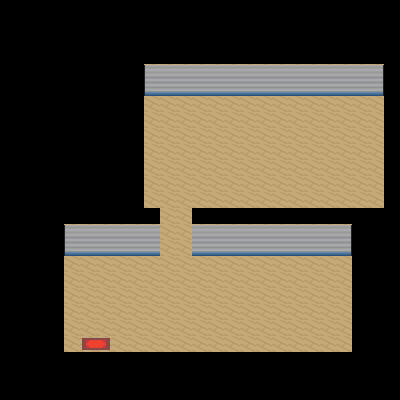

Below is a game level as drawn by its tile map, then a one-line description and the .tmx file that defines it, in full:
An orthogonal 25x25 tile map with 16x16 px tiles, 2 tile layers (floor, walls) and 11 objects (9x collision, exit_house, spawn_house).

<map version="1.10" tiledversion="1.10.2" orientation="orthogonal" renderorder="right-down" width="25" height="25" tilewidth="16" tileheight="16" infinite="0" nextlayerid="4" nextobjectid="14">
 <tileset firstgid="1" source="house.tsx" />
 <layer id="1" name="floor" width="25" height="25">
  <data encoding="csv">
0,0,0,0,0,0,0,0,0,0,0,0,0,0,0,0,0,0,0,0,0,0,0,0,0,
0,0,0,0,0,0,0,0,0,0,0,0,0,0,0,0,0,0,0,0,0,0,0,0,0,
0,0,0,0,0,0,0,0,0,0,0,0,0,0,0,0,0,0,0,0,0,0,0,0,0,
0,0,0,0,0,0,0,0,0,0,0,0,0,0,0,0,0,0,0,0,0,0,0,0,0,
0,0,0,0,0,0,0,0,0,300,300,300,300,300,300,300,300,300,300,300,300,300,300,300,0,
0,0,0,0,0,0,0,0,0,300,300,300,300,300,300,300,300,300,300,300,300,300,300,300,0,
0,0,0,0,0,0,0,0,0,300,300,300,300,300,300,300,300,300,300,300,300,300,300,300,0,
0,0,0,0,0,0,0,0,0,300,300,300,300,300,300,300,300,300,300,300,300,300,300,300,0,
0,0,0,0,0,0,0,0,0,300,300,300,300,300,300,300,300,300,300,300,300,300,300,300,0,
0,0,0,0,0,0,0,0,0,300,300,300,300,300,300,300,300,300,300,300,300,300,300,300,0,
0,0,0,0,0,0,0,0,0,300,300,300,300,300,300,300,300,300,300,300,300,300,300,300,0,
0,0,0,0,0,0,0,0,0,300,300,300,300,300,300,300,300,300,300,300,300,300,300,300,0,
0,0,0,0,0,0,0,0,0,300,300,300,300,300,300,300,300,300,300,300,300,300,300,300,0,
0,0,0,0,0,0,0,0,0,0,300,300,0,0,0,0,0,0,0,0,0,0,0,0,0,
0,0,0,0,300,300,300,300,300,300,300,300,300,300,300,300,300,300,300,300,300,300,0,0,0,
0,0,0,0,300,300,300,300,300,300,300,300,300,300,300,300,300,300,300,300,300,300,0,0,0,
0,0,0,0,300,300,300,300,300,300,300,300,300,300,300,300,300,300,300,300,300,300,0,0,0,
0,0,0,0,300,300,300,300,300,300,300,300,300,300,300,300,300,300,300,300,300,300,0,0,0,
0,0,0,0,300,300,300,300,300,300,300,300,300,300,300,300,300,300,300,300,300,300,0,0,0,
0,0,0,0,300,300,300,300,300,300,300,300,300,300,300,300,300,300,300,300,300,300,0,0,0,
0,0,0,0,300,300,300,300,300,300,300,300,300,300,300,300,300,300,300,300,300,300,0,0,0,
0,0,0,0,300,300,300,300,300,300,300,300,300,300,300,300,300,300,300,300,300,300,0,0,0,
0,0,0,0,0,0,0,0,0,0,0,0,0,0,0,0,0,0,0,0,0,0,0,0,0,
0,0,0,0,0,0,0,0,0,0,0,0,0,0,0,0,0,0,0,0,0,0,0,0,0,
0,0,0,0,0,0,0,0,0,0,0,0,0,0,0,0,0,0,0,0,0,0,0,0,0
</data>
 </layer>
 <layer id="2" name="walls" width="25" height="25">
  <data encoding="csv">
0,0,0,0,0,0,0,0,0,0,0,0,0,0,0,0,0,0,0,0,0,0,0,0,0,
0,0,0,0,0,0,0,0,0,0,0,0,0,0,0,0,0,0,0,0,0,0,0,0,0,
0,0,0,0,0,0,0,0,0,0,0,0,0,0,0,0,0,0,0,0,0,0,0,0,0,
0,0,0,0,0,0,0,0,276,277,278,276,277,278,276,277,278,276,277,278,276,277,278,276,277,
0,0,0,0,0,0,0,0,243,263,261,261,261,261,261,261,261,261,261,261,261,261,261,265,243,
0,0,0,0,0,0,0,0,274,294,292,292,292,292,292,292,292,292,292,292,292,292,292,296,274,
0,0,0,0,0,0,0,0,305,0,0,0,0,0,0,0,0,0,0,0,0,0,0,0,305,
0,0,0,0,0,0,0,0,243,0,0,0,0,0,0,0,0,0,0,0,0,0,0,0,243,
0,0,0,0,0,0,0,0,274,0,0,0,0,0,0,0,0,0,0,0,0,0,0,0,274,
0,0,0,0,0,0,0,0,305,0,0,0,0,0,0,0,0,0,0,0,0,0,0,0,305,
0,0,0,0,0,0,0,0,243,0,0,0,0,0,0,0,0,0,0,0,0,0,0,0,243,
0,0,0,0,0,0,0,0,274,0,0,0,0,0,0,0,0,0,0,0,0,0,0,0,274,
0,0,0,0,0,0,0,0,305,0,0,0,0,0,0,0,0,0,0,0,0,0,0,0,305,
0,0,0,276,277,278,276,277,278,243,0,0,243,276,277,278,276,277,278,276,277,278,276,276,276,
0,0,0,243,263,261,261,261,261,261,0,0,261,261,261,261,261,261,261,261,261,265,276,0,0,
0,0,0,274,294,292,292,292,292,292,0,0,292,292,292,292,292,292,292,292,292,296,274,0,0,
0,0,0,305,0,0,0,0,0,0,0,0,0,0,0,0,0,0,0,0,0,0,305,0,0,
0,0,0,243,0,0,0,0,0,0,0,0,0,0,0,0,0,0,0,0,0,0,243,0,0,
0,0,0,274,0,0,0,0,0,0,0,0,0,0,0,0,0,0,0,0,0,0,274,0,0,
0,0,0,305,0,0,0,0,0,0,0,0,0,0,0,0,0,0,0,0,0,0,305,0,0,
0,0,0,243,0,0,0,0,0,0,0,0,0,0,0,0,0,0,0,0,0,0,243,0,0,
0,0,0,274,0,495,496,0,0,0,0,0,0,0,0,0,0,0,0,0,0,0,274,0,0,
0,0,0,276,277,278,276,277,278,276,277,278,276,277,278,276,277,278,276,277,278,276,277,0,0,
0,0,0,0,0,0,0,0,0,0,0,0,0,0,0,0,0,0,0,0,0,0,0,0,0,
0,0,0,0,0,0,0,0,0,0,0,0,0,0,0,0,0,0,0,0,0,0,0,0,0
</data>
 </layer>
 <objectgroup id="3" name="objects">
  <object id="1" name="collision" x="128" y="47.3333" width="272" height="48.6667" />
  <object id="2" name="collision" x="48.6667" y="208" width="111.333" height="46" />
  <object id="3" type="collision" x="192" y="208" width="175.333" height="48" />
  <object id="5" name="collision" x="48.6667" y="253.333" width="15.3333" height="114" />
  <object id="6" name="collision" x="352" y="256.667" width="16" height="110.667" />
  <object id="7" name="collision" x="64.6667" y="352" width="287.333" height="16" />
  <object id="8" name="collision" x="128" y="95.3333" width="16" height="112" />
  <object id="9" name="collision" x="384" y="96.6667" width="16" height="126.667" />
  <object id="10" name="collision" x="366.667" y="208.667" width="16.6667" height="14.6667" />
  <object id="11" name="exit_house" x="80.6667" y="336" width="30.6667" height="16" />
  <object id="13" name="spawn_house" x="80.6667" y="274.667">
   <point />
  </object>
 </objectgroup>
</map>
